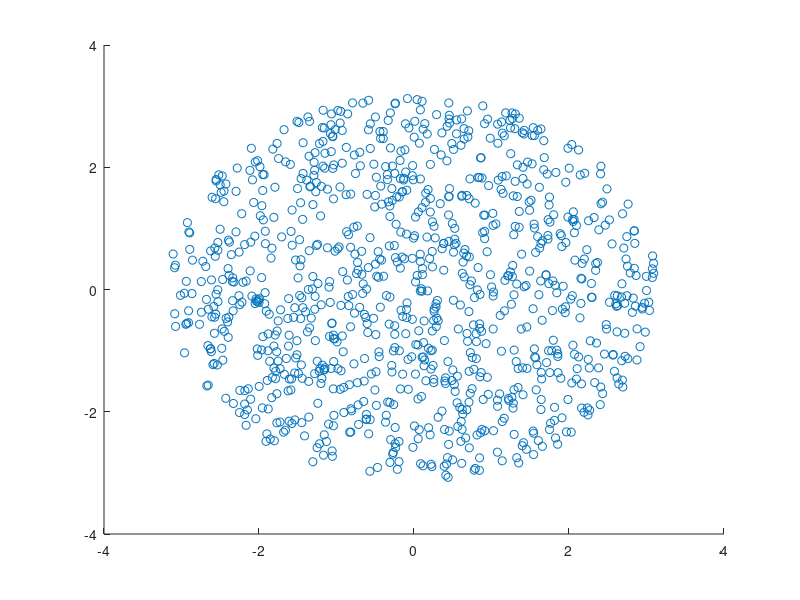

This chart was generated by the following MATLAB code:
X=[];
y=[];
j=1;
i=1;
while j <= 1000
    
 a = randn(1)*100;
 b = randn(1)*100; 
    if ((a*a)+(b*b)<=10);        
        X(j,1)=a;
        X(j,2)=b;
        j=j+1;
    end
    i=i+1;
    
end
scatter(X(:,1),X(:,2));


